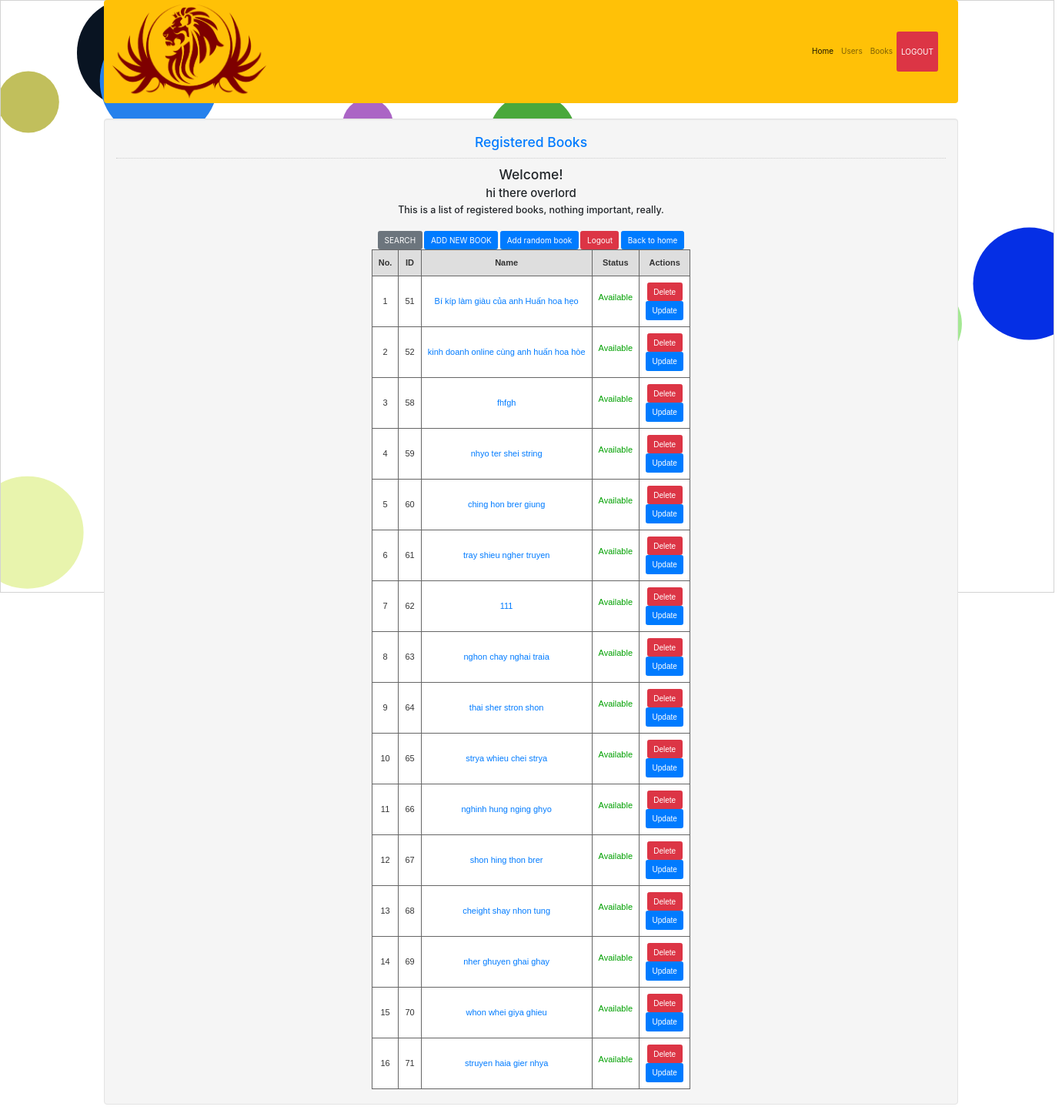
The page /books/display.php (signed in) on the database as committed earlier.
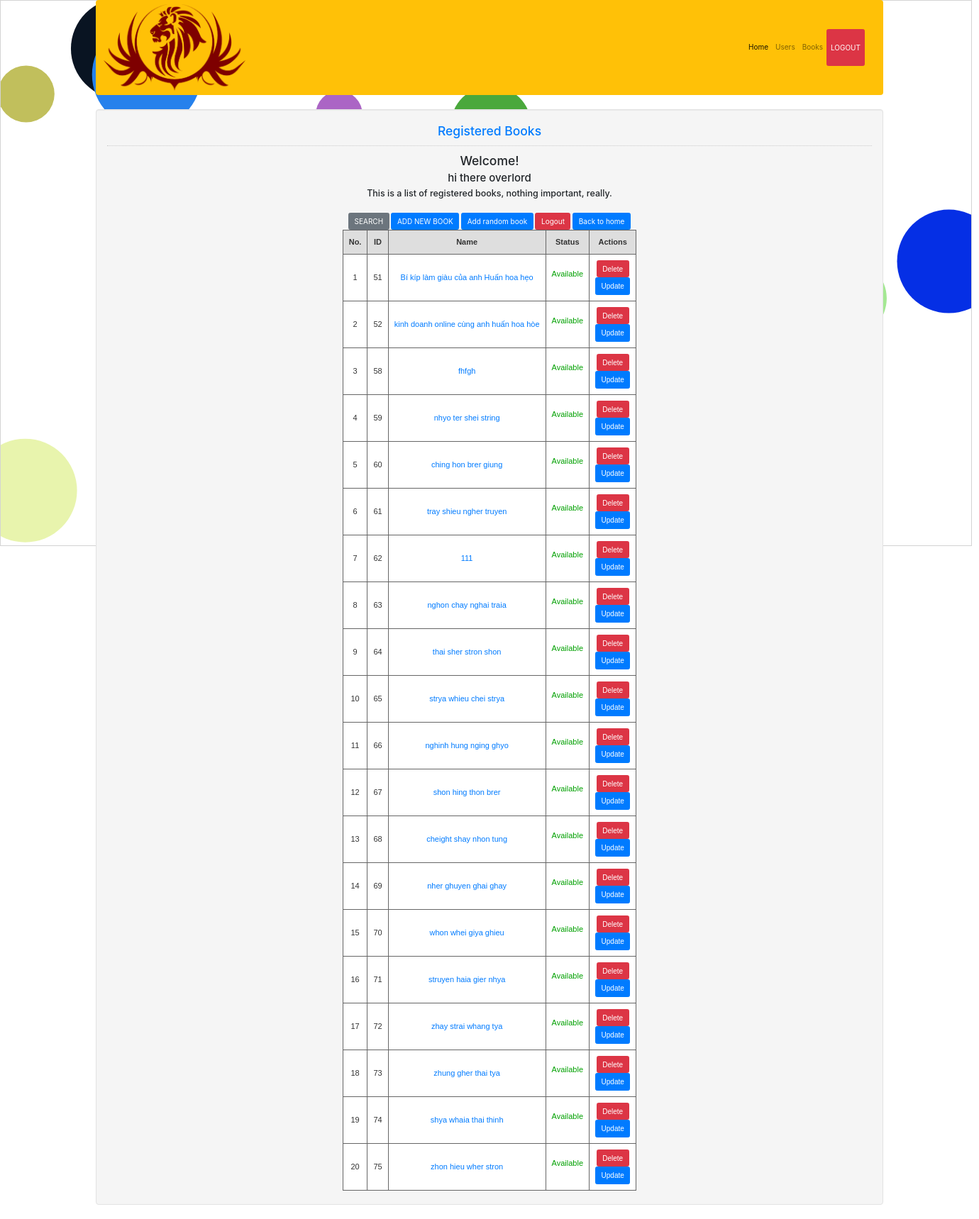
The same page on the database as committed later.
### tables this page shows
CREATE TABLE `books` (
  `id` int(11) NOT NULL,
  `name` varchar(255) NOT NULL,
  `author` varchar(255) NOT NULL,
  `category` varchar(255) NOT NULL,
  `cover` varchar(255) DEFAULT NULL,
  `description` varchar(255) NOT NULL,
  `status` int(11) NOT NULL
);

### books/display.php (the view, shortened to what this page needs)
<!DOCTYPE html>
<?php
require '../conn.php';
$sql = "SELECT * FROM `books` ";
$query = $conn->prepare($sql);
$query->execute();
$results = $query->fetchAll(PDO::FETCH_ASSOC);
?>
<html lang="en">
<head>
    <link rel="stylesheet" type="text/css" href="../css/bootstrap.css"/>
    <link href="../css/style.css" rel="stylesheet">
    <link href="//maxcdn.bootstrapcdn.com/bootstrap/4.1.1/css/bootstrap.min.css" rel="stylesheet" id="bootstrap-css">
</head>
<body onscroll="resize_canvas()">
<div class="container">
    <nav class="navbar navbar-expand-lg navbar-light bg-warning">
        <img style="width: 200px" src="../img/logo.png" href="home.php">
        <div class="collapse navbar-collapse" id="navbarSupportedContent">
            <ul class="navbar-nav ml-auto topnav">
                <li class="nav-item active">
                    <a class="nav-link" href="../home.php">Home <span class="sr-only">(current)</span></a>
                </li>
                <li class="nav-item">
                    <a class="nav-link" href="../users/display.php">Users</a>
                </li>
                <li class="nav-item">
                    <a class="nav-link" href="display.php">Books</a>
                </li>
                <li class="nav-item">
                    <a class="nav-link btn btn-danger text-white" type="button" href="../logout.php"
                       data-toggle="modal" data-target="#myModal">LOGOUT</a>
                </li>
            </ul>
        </div>
    </nav>
</div>
<div class="container" style="text-align: center">
    <div class="col-md-12 well" style="display: inline-block">
        <h3 class="text-primary">Registered Books</h3>
        <hr style="border-top:1px dotted #ccc;"/>
        <div>
            <h3>Welcome!</h3>
            <?php
            $id = $_SESSION['user']['mem_id'];
            $sql2 = $conn->prepare("SELECT * FROM `member` WHERE `mem_id`='$id'");
            $sql2->execute();
            $fetch = $sql2->fetch();
            ?>
            <div style="text-align: center;">
                <h4><?php echo 'hi there ' . $fetch['firstname'] . " " . $fetch['lastname'] ?></h4></div>
            <h5>This is a list of registered books, nothing important, really.</h5>
            <?php if ($_SESSION['user']['status']==0):{ ?>
            <br/>
            <div style="text-align: center;">
                <form method="post">
                    <a class="btn btn-secondary" href="searchResult.php">SEARCH</a>
                    <?php if ($_SESSION['user']['role'] == 1): ?>
                        <a class="btn btn-primary" href="addForm.php">ADD NEW BOOK</a><?php endif; ?>
                    <?php if ($_SESSION['user']['role'] == 1): ?>
                        <a class="btn btn-primary" href="addRandomBook.php">Add random book</a><?php endif; ?>
                    <a class="btn btn-danger" href="../logout.php">Logout</a>
                    <a class="btn btn-primary" href="../home.php">Back to home</a>
                    <table class="gridtable" border="1px" style="margin: auto">
                        <tr>
                            <th>No.</th>
                            <th>ID</th>
                            <th>Name</th>
                            <th>Status</th>
                            <th>Actions</th>
                        </tr>
                        <?php foreach ($results as $key => $item): ?>
                            <tr>
                                <td><?php echo ++$key ?></td>
                                <td><?php echo $item['id'] ?></td>
                                <td><a href="profile.php?id=<?php echo $item['id'] ?>"> <?php echo $item['name'] ?></a></td>
                                <td><?php if ($item['status'] == 1) {
                                        echo '<p style="color: #00A000"> Available</p>';
                                    } else {
                                        echo '<p style="color: #9A0000">Unavailable</p>';
                                    } ?>
                                <td>
                                    <?php if ($_SESSION['user']['role'] == 1): ?>
                                        <a class="btn btn-danger"
                                           href="delete.php?id=<?php echo $item['id'] ?>">Delete</a><br>
                                        <a class="btn btn-primary" href="updateForm.php?id=<?php echo $item['id'] ?>">Update</a>
                                    <?php endif; ?>
                                </td>
                            </tr>
                        <?php endforeach; ?>
                    </table>
                </form>
            </div>
        </div>
    </div>
</div>
<?php }else : echo "You're blocked from reaching this information, please contact site admin for details.";endif; ?>
</body>
</html>

Rows that differ between the two databases and show on the page:
added books: id "72", name "zhay strai whang tya", status "Available"
added books: id "73", name "zhung gher thai tya", status "Available"
added books: id "74", name "shya whaia thai thinh", status "Available"
added books: id "75", name "zhon hieu wher stron", status "Available"
